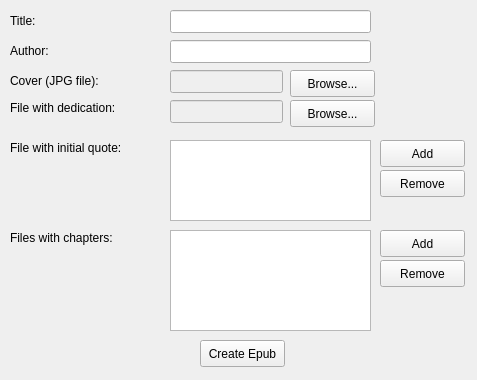
<?xml version="1.0" encoding="UTF-8"?>
<ui version="4.0">
 <class>MainWindow</class>
 <widget class="QMainWindow" name="MainWindow">
  <property name="geometry">
   <rect>
    <x>0</x>
    <y>0</y>
    <width>477</width>
    <height>380</height>
   </rect>
  </property>
  <property name="windowTitle">
   <string>Create Epub</string>
  </property>
  <widget class="QWidget" name="centralwidget">
   <widget class="QLineEdit" name="lEPortada">
    <property name="enabled">
     <bool>false</bool>
    </property>
    <property name="geometry">
     <rect>
      <x>170</x>
      <y>70</y>
      <width>113</width>
      <height>23</height>
     </rect>
    </property>
    <property name="dragEnabled">
     <bool>false</bool>
    </property>
    <property name="readOnly">
     <bool>false</bool>
    </property>
   </widget>
   <widget class="QLabel" name="label">
    <property name="geometry">
     <rect>
      <x>10</x>
      <y>70</y>
      <width>95</width>
      <height>21</height>
     </rect>
    </property>
    <property name="text">
     <string>Cover (JPG file):</string>
    </property>
   </widget>
   <widget class="QPushButton" name="pBPortada">
    <property name="geometry">
     <rect>
      <x>290</x>
      <y>70</y>
      <width>85</width>
      <height>27</height>
     </rect>
    </property>
    <property name="text">
     <string>Browse...</string>
    </property>
   </widget>
   <widget class="QLabel" name="label_2">
    <property name="geometry">
     <rect>
      <x>10</x>
      <y>10</y>
      <width>31</width>
      <height>21</height>
     </rect>
    </property>
    <property name="text">
     <string>Title:</string>
    </property>
   </widget>
   <widget class="QLabel" name="label_3">
    <property name="geometry">
     <rect>
      <x>10</x>
      <y>40</y>
      <width>45</width>
      <height>21</height>
     </rect>
    </property>
    <property name="text">
     <string>Author:</string>
    </property>
   </widget>
   <widget class="QLineEdit" name="lETitulo">
    <property name="geometry">
     <rect>
      <x>170</x>
      <y>10</y>
      <width>201</width>
      <height>23</height>
     </rect>
    </property>
   </widget>
   <widget class="QLineEdit" name="lEAutor">
    <property name="geometry">
     <rect>
      <x>170</x>
      <y>40</y>
      <width>201</width>
      <height>23</height>
     </rect>
    </property>
   </widget>
   <widget class="QLabel" name="label_4">
    <property name="geometry">
     <rect>
      <x>10</x>
      <y>100</y>
      <width>131</width>
      <height>16</height>
     </rect>
    </property>
    <property name="text">
     <string>File with dedication:</string>
    </property>
   </widget>
   <widget class="QLineEdit" name="lEDedicatoria">
    <property name="enabled">
     <bool>false</bool>
    </property>
    <property name="geometry">
     <rect>
      <x>170</x>
      <y>100</y>
      <width>113</width>
      <height>23</height>
     </rect>
    </property>
   </widget>
   <widget class="QPushButton" name="pBDedicatoria">
    <property name="geometry">
     <rect>
      <x>290</x>
      <y>100</y>
      <width>85</width>
      <height>27</height>
     </rect>
    </property>
    <property name="text">
     <string>Browse...</string>
    </property>
   </widget>
   <widget class="QLabel" name="label_5">
    <property name="geometry">
     <rect>
      <x>10</x>
      <y>140</y>
      <width>141</width>
      <height>16</height>
     </rect>
    </property>
    <property name="text">
     <string>File with initial quote:</string>
    </property>
   </widget>
   <widget class="QPushButton" name="pBAnadirCita">
    <property name="geometry">
     <rect>
      <x>380</x>
      <y>140</y>
      <width>85</width>
      <height>27</height>
     </rect>
    </property>
    <property name="text">
     <string>Add</string>
    </property>
   </widget>
   <widget class="QPushButton" name="pBBorrarCita">
    <property name="geometry">
     <rect>
      <x>380</x>
      <y>170</y>
      <width>85</width>
      <height>27</height>
     </rect>
    </property>
    <property name="text">
     <string>Remove</string>
    </property>
   </widget>
   <widget class="QLabel" name="label_6">
    <property name="geometry">
     <rect>
      <x>10</x>
      <y>230</y>
      <width>115</width>
      <height>16</height>
     </rect>
    </property>
    <property name="text">
     <string>Files with chapters:</string>
    </property>
   </widget>
   <widget class="QPushButton" name="pBAnadirCapitulo">
    <property name="geometry">
     <rect>
      <x>380</x>
      <y>230</y>
      <width>85</width>
      <height>27</height>
     </rect>
    </property>
    <property name="text">
     <string>Add</string>
    </property>
   </widget>
   <widget class="QPushButton" name="pBBorrarCapitulo">
    <property name="geometry">
     <rect>
      <x>380</x>
      <y>260</y>
      <width>85</width>
      <height>27</height>
     </rect>
    </property>
    <property name="text">
     <string>Remove</string>
    </property>
   </widget>
   <widget class="QPushButton" name="pBCrearEpub">
    <property name="geometry">
     <rect>
      <x>200</x>
      <y>340</y>
      <width>85</width>
      <height>27</height>
     </rect>
    </property>
    <property name="text">
     <string>Create Epub</string>
    </property>
   </widget>
   <widget class="QListWidget" name="lWCita">
    <property name="geometry">
     <rect>
      <x>170</x>
      <y>140</y>
      <width>201</width>
      <height>81</height>
     </rect>
    </property>
   </widget>
   <widget class="QListWidget" name="lWCapitulo">
    <property name="geometry">
     <rect>
      <x>170</x>
      <y>230</y>
      <width>201</width>
      <height>101</height>
     </rect>
    </property>
   </widget>
  </widget>
 </widget>
 <tabstops>
  <tabstop>lETitulo</tabstop>
  <tabstop>lEAutor</tabstop>
  <tabstop>lEPortada</tabstop>
  <tabstop>pBPortada</tabstop>
  <tabstop>lEDedicatoria</tabstop>
  <tabstop>pBDedicatoria</tabstop>
  <tabstop>lWCita</tabstop>
  <tabstop>pBAnadirCita</tabstop>
  <tabstop>pBBorrarCita</tabstop>
  <tabstop>lWCapitulo</tabstop>
  <tabstop>pBAnadirCapitulo</tabstop>
  <tabstop>pBBorrarCapitulo</tabstop>
  <tabstop>pBCrearEpub</tabstop>
 </tabstops>
 <resources/>
 <connections/>
</ui>
